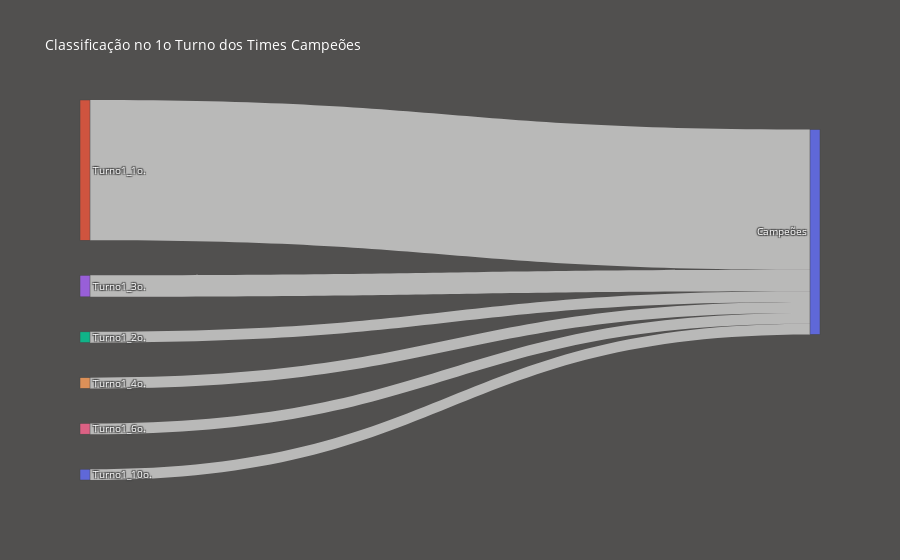

Write notebook code for a chart like this one.
### Markdown cell above
### Classificação no 1o Turno dos Times Campeões

### Code cell
#classificação turno1 para campeões
df_plot = df_completo.groupby(['ano_campeonato','time'])[['classificacao_1o_turno','classificacao_final']].max().reset_index()
df_plot = df_plot.groupby(['classificacao_final','classificacao_1o_turno'])['time'].count().reset_index()
df_plot = df_plot.loc[df_plot.classificacao_final == 1]

display(df_plot)

#data
label = ['Campeões',   #0

        'Turno1_1o.',    #1
        'Turno1_2o.',    #2
        'Turno1_3o.',    #3
        'Turno1_4o.',    #4
        'Turno1_5o.',    #5
        'Turno1_6o.',    #6
        'Turno1_7o.',    #7
        'Turno1_8o.',    #8
        'Turno1_9o.',    #9
        'Turno1_10o.']   #10

target = [0,0,0,0,0,0]
source = [1,2,3,4,6,10]
value = df_plot.time.tolist()

#data to dict, dict to sankey
link = dict(source = source, target = target, value = value)
node = dict(label = label, pad = 35, thickness = 10)
data = go.Sankey(link = link, node = node, orientation = 'h')

fig = go.Figure(data)
fig.update_layout(
    hovermode = 'x',
    title = 'Classificação no 1o Turno dos Times Campeões',
    font = dict(size = 10, color = 'white'),
    paper_bgcolor = '#51504f'
)
fig.show()

### Figure 1 — Plotly figure (JSON) as saved in the notebook; plotly's stock layout.template omitted (floating-point values rounded to 4 significant figures)
{"data": [{"link": {"source": [1, 2, 3, 4, 6, 10], "target": [0, 0, 0, 0, 0, 0], "value": [13, 1, 2, 1, 1, 1]}, "node": {"label": ["Campeões", "Turno1_1o.", "Turno1_2o.", "Turno1_3o.", "Turno1_4o.", "Turno1_5o.", "Turno1_6o.", "Turno1_7o.", "Turno1_8o.", "Turno1_9o.", "Turno1_10o."], "pad": 35, "thickness": 10}, "orientation": "h", "type": "sankey"}], "layout": {"font": {"color": "white", "size": 10}, "hovermode": "x", "paper_bgcolor": "#51504f", "title": {"text": "Classificação no 1o Turno dos Times Campeões"}}}
